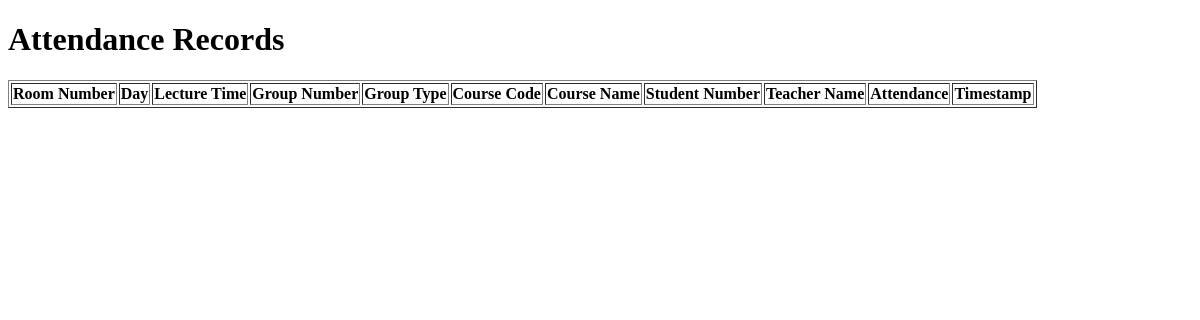
Before: /view_attendance with the older database file.
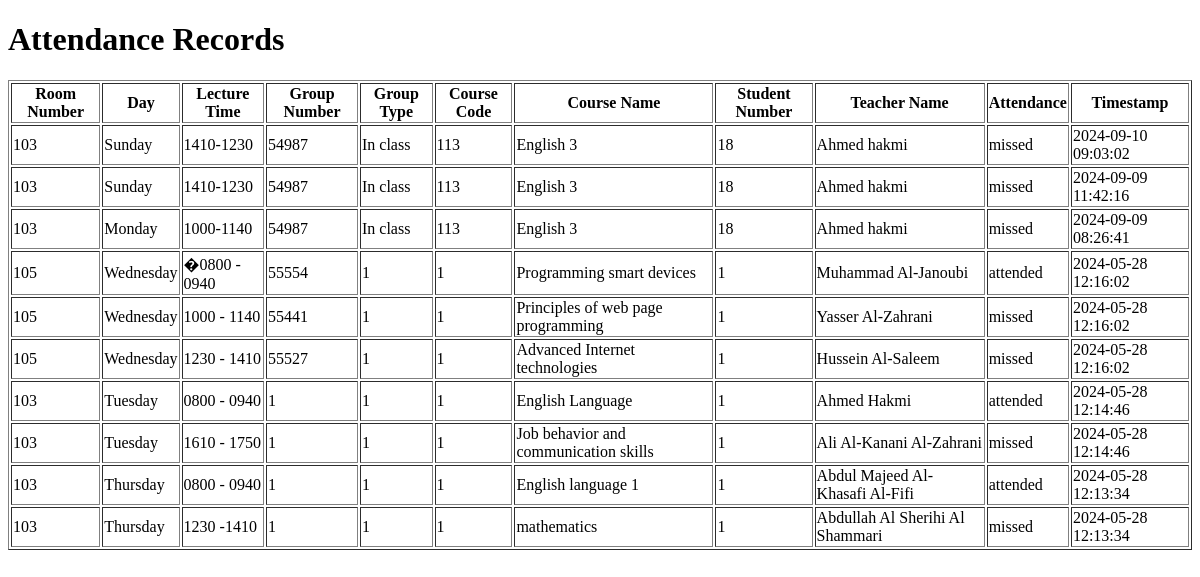
After: the same page with the newer database file.
### tables this page shows
CREATE TABLE attendance (
                 id INTEGER PRIMARY KEY AUTOINCREMENT,
                 room_number TEXT,
                 day TEXT,
                 lecture_time TEXT,
                 group_num TEXT,
                 group_type TEXT,
                 course_code TEXT,
                 course_name TEXT,
                 stu_num TEXT,
                 teacher_name TEXT,
                 attendance TEXT,
                 timestamp DATETIME DEFAULT CURRENT_TIMESTAMP
                 );

### main.py (the view)
@app.route('/view_attendance')
def view_attendance():
    conn = sqlite3.connect('room.db')
    c = conn.cursor()
    c.execute("SELECT * FROM attendance ORDER BY timestamp DESC")
    attendance_records = c.fetchall()
    conn.close()
    return render_template('view_attendance.html', attendance_records=attendance_records)

### templates/view_attendance.html (shortened to what this page needs)
<!DOCTYPE html>
<html>
<head>
</head>
<body>
    <h1>Attendance Records</h1>
    <table border="1">
        <tr>
            <th>Room Number</th>
            <th>Day</th>
            <th>Lecture Time</th>
            <th>Group Number</th>
            <th>Group Type</th>
            <th>Course Code</th>
            <th>Course Name</th>
            <th>Student Number</th>
            <th>Teacher Name</th>
            <th>Attendance</th>
            <th>Timestamp</th>
        </tr>
        {% for record in attendance_records %}
        <tr>
            <td>{{ record[1] }}</td>
            <td>{{ record[2] }}</td>
            <td>{{ record[3] }}</td>
            <td>{{ record[4] }}</td>
            <td>{{ record[5] }}</td>
            <td>{{ record[6] }}</td>
            <td>{{ record[7] }}</td>
            <td>{{ record[8] }}</td>
            <td>{{ record[9] }}</td>
            <td>{{ record[10] }}</td>
            <td>{{ record[11] }}</td>
        </tr>
        {% endfor %}
    </table>
</body>
</html>

Changed rows visible on the page:
added attendance: room_number "103", day "Sunday", lecture_time "1410-1230", group_num "54987", group_type "In class", course_code "113", course_name "English 3", stu_num "18", teacher_name "Ahmed hakmi", attendance "missed", timestamp "2024-09-10 09:03:02"
added attendance: room_number "103", day "Sunday", lecture_time "1410-1230", group_num "54987", group_type "In class", course_code "113", course_name "English 3", stu_num "18", teacher_name "Ahmed hakmi", attendance "missed", timestamp "2024-09-09 11:42:16"
added attendance: room_number "103", day "Monday", lecture_time "1000-1140", group_num "54987", group_type "In class", course_code "113", course_name "English 3", stu_num "18", teacher_name "Ahmed hakmi", attendance "missed", timestamp "2024-09-09 08:26:41"
added attendance: room_number "105", day "Wednesday", lecture_time "�0800 - 0940", group_num "55554", group_type "1", course_code "1", course_name "Programming smart devices", stu_num "1", teacher_name "Muhammad Al-Janoubi", attendance "attended", timestamp "2024-05-28 12:16:02"
added attendance: room_number "105", day "Wednesday", lecture_time "1000 - 1140", group_num "55441", group_type "1", course_code "1", course_name "Principles of web page programming", stu_num "1", teacher_name "Yasser Al-Zahrani", attendance "missed", timestamp "2024-05-28 12:16:02"
added attendance: room_number "105", day "Wednesday", lecture_time "1230 - 1410", group_num "55527", group_type "1", course_code "1", course_name "Advanced Internet technologies", stu_num "1", teacher_name "Hussein Al-Saleem", attendance "missed", timestamp "2024-05-28 12:16:02"
added attendance: room_number "103", day "Tuesday", lecture_time "0800 - 0940", group_num "1", group_type "1", course_code "1", course_name "English Language", stu_num "1", teacher_name "Ahmed Hakmi", attendance "attended", timestamp "2024-05-28 12:14:46"
added attendance: room_number "103", day "Tuesday", lecture_time "1610 - 1750", group_num "1", group_type "1", course_code "1", course_name "Job behavior and communication skills", stu_num "1", teacher_name "Ali Al-Kanani Al-Zahrani", attendance "missed", timestamp "2024-05-28 12:14:46"
added attendance: room_number "103", day "Thursday", lecture_time "0800 - 0940", group_num "1", group_type "1", course_code "1", course_name "English language 1", stu_num "1", teacher_name "Abdul Majeed Al-Khasafi Al-Fifi", attendance "attended", timestamp "2024-05-28 12:13:34"
added attendance: room_number "103", day "Thursday", lecture_time "1230 -1410", group_num "1", group_type "1", course_code "1", course_name "mathematics", stu_num "1", teacher_name "Abdullah Al Sherihi Al Shammari", attendance "missed", timestamp "2024-05-28 12:13:34"
